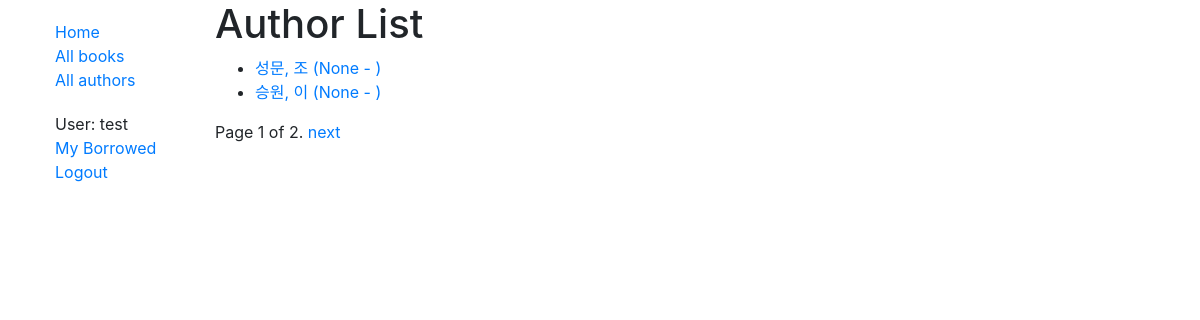
/catalog/authors/ (signed in), run on the app's committed database.
### catalog/models.py (models this page shows)
class Author(models.Model):
    first_name = models.CharField(max_length=100)
    last_name = models.CharField(max_length=100)
    date_of_birth = models.DateField(null=True, blank=True)
    date_of_death = models.DateField('Died', null=True, blank=True)
    class Meta: # 메타데이터 옵션들은 모델에 무슨 데이터베이스를 사용해야만 하는가 그리고 데이터가 어떻게 저장되는가를 제어합니다.
        ordering = ['last_name', 'first_name']
        permissions = (("can_mark_returned", "Set book as returned"),)
    def get_absolute_url(self): # 개별 저자를 나타내기 위한 URL 을 가져오기 위해 author-detail URL 매핑을 반대로 합니다.
        return reverse('author-detail', args=[str(self.id)])
    def __str__(self):
        return f'{self.last_name}, {self.first_name}'

### catalog/views.py (the view)
# urls.py: path('authors/', views.AuthorListView.as_view(), name='authors'),
class AuthorListView(generic.ListView):
    model = Author
    paginate_by = 2

### catalog/templates/catalog/author_list.html
{% extends "base_generic.html" %}
{% block content %}
<h1>Author List</h1>
{% if author_list %}
  <ul>
  {% for author in author_list %}
    <li>
      <a href="{{ author.get_absolute_url }}">
      {{ author }} ({{author.date_of_birth}} - {% if author.date_of_death %}{{author.date_of_death}}{% endif %})
      </a>
    </li>
  {% endfor %}
 </ul>
{% else %}
  <p>There are no authors available.</p>
{% endif %}
{% endblock %}

### catalog/templates/base_generic.html (shortened to what this page needs)
<!DOCTYPE html>
<html lang="ko">
<head>
  <link rel="stylesheet" href="https://stackpath.bootstrapcdn.com/bootstrap/4.1.3/css/bootstrap.min.css">
  {% load static %}
  <link rel="stylesheet" href="{% static 'css/styles.css' %}">
</head>
<body>
  <div class="container-fluid">
    <div class="row">
      <div class="col-sm-2">
      {% block sidebar %}
        <ul class="sidebar-nav">
          <li><a href="{% url 'index' %}">Home</a></li>
          <li><a href="{% url 'books' %}">All books</a></li>
          <li><a href="{% url 'authors' %}">All authors</a></li>
        </ul>
        <ul class="sidebar-nav">
          {% if user.is_authenticated %}
            <li>User: {{ user.get_username }}</li>
            <li><a href="{% url 'my-borrowed' %}">My Borrowed</a></li>
            <li><a href="{%url 'logout'%}?next={{request.path}}">Logout</a></li>
          {% else %}
            <li><a href="{%url 'login'%}?next={{request.path}}">Login</a></li>
          {% endif %}
        </ul>
     {% endblock %}
      </div>
      <div class="col-sm-10">
      {% block content %}{% endblock %}
        {% block pagination %}
            {% if is_paginated %}
                <div class="pagination">
                    <span class="page-links">
                        <span class="page-current">
                            Page {{ page_obj.number }} of {{ page_obj.paginator.num_pages }}.
                        </span>
                        {% if page_obj.has_next %}
                            <a href="{{ request.path }}?page={{ page_obj.next_page_number }}">next</a>
                        {% endif %}
                    </span>
                </div>
        {% endif %}
      {% endblock %}
      </div>
    </div>
  </div>
</body>
</html>

### catalog/static/css/styles.css (style rules this page uses)
.sidebar-nav { margin-top: 20px; madding: 0; list-style: none; }

### data on the page
Author: last_name+first_name "성문, 조", date_of_birth "None"
Author: last_name+first_name "승원, 이", date_of_birth "None"

### other printed values
{{ user.get_username }} "test"
{{ page_obj.number }} "1"
{{ page_obj.paginator.num_pages }} "2"
